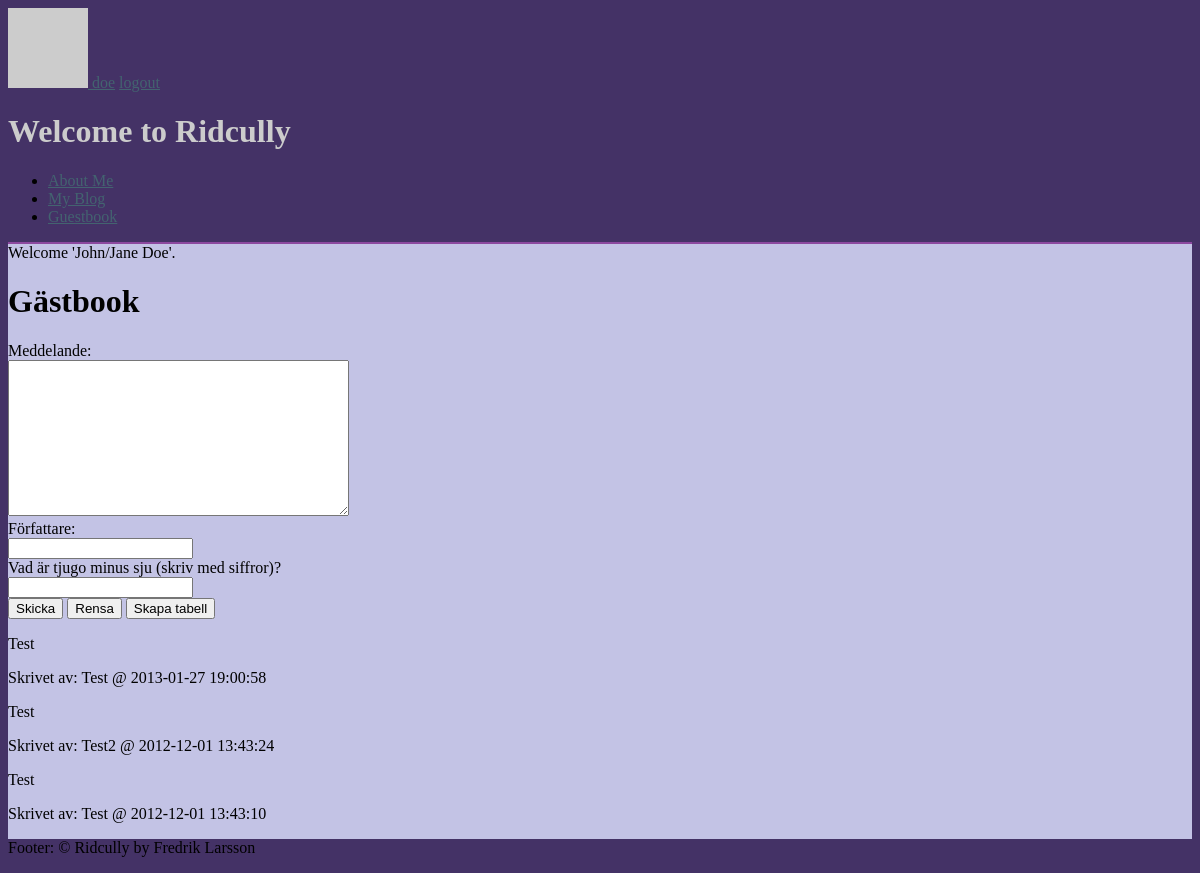
/guestbook (signed in), run on the app's committed database.
### tables this page shows
CREATE TABLE r_gb (post_id INTEGER PRIMARY KEY, post_message TEXT, post_author TEXT, post_time DATETIME default (datetime('now', 'localtime')));

### index.php (called while the page is built, shortened)
<?php
$r = CRidcully::Instance();
$r->FrontControllerRoute();
$r->ThemeEngineRender();

### src/CDatabase/CDatabase.php (called while the page is built, shortened)
<?php
class CDatabase {
  private $db = null;
  public function __construct($dsn, $username = null, $password = null, $driver_options = null) {
    $this->db = new PDO($dsn, $username, $password, $driver_options);
    $this->db->SetAttribute(PDO::ATTR_ERRMODE, PDO::ERRMODE_EXCEPTION);
  }
  public function ExecuteSelectQueryAndFetchAll($query, $params=array()){
    $this->stmt = $this->db->prepare($query);
    $this->stmt->execute($params);
    return $this->stmt->fetchAll(PDO::FETCH_ASSOC);
  }
}

### src/CMGuestBook/CMGuestBook.php (called while the page is built, shortened)
<?php
class CMGuestBook extends CObject implements IHasSQL, IModule {
  public static function SQL($key=null) {
   $queries = array(
      'create table guestbook'  => "CREATE TABLE IF NOT EXISTS r_gb (post_id INTEGER PRIMARY KEY, post_message TEXT, post_author TEXT, post_time DATETIME default (datetime('now', 'localtime')));",
      'insert into guestbook'   => "INSERT INTO r_gb (post_message, post_author) VALUES (?, ?);",
      'select from guestbook' => 'SELECT * FROM r_gb ORDER BY post_id DESC;',
      'drop guestbook'          => 'DROP TABLE r_gb;',
   );
    return $queries[$key];
  }
  public function ReadAll() {
    try {
      return $this->database->ExecuteSelectQueryAndFetchAll(self::SQL('select from guestbook'));
    } catch (Exception $e) {
      return array();
    }
  }
}
?>

### src/CCGuestBook/CCGuestBook.php (called while the page is built, shortened)
<?php
class CCGuestBook extends CObject implements IController {
  private $guestbookModel;
  public function __construct() {
    $this->guestbookModel = new CMGuestBook();
  }
    public function Index() {
    $this->views->SetTitle("Gästbok");
    $this->views->AddInclude(__DIR__ . '/index.tpl.php', array(
        'posts'=>  $this->guestbookModel->ReadAll(),
        'formAction' => $this->request->CreateUri('guestbook/post')
    ), 'primary');
  }
}
?>

### src/CCGuestBook/index.tpl.php (the view)
<h1>Gästbook</h1>
 <form action="<?=$formAction?>" method="post">
   <label for="message">Meddelande:<br>
    <textarea id="message" cols="40" rows="10" name="message"></textarea>
   </label><br>
   <label for="author">Författare:<br>
    <input type="text" id="author" name="author">
   </label><br>
   <label for="password">Vad är tjugo minus sju (skriv med siffror)?<br>
    <input type="text" id="password" name="password">
   </label><br>
   <input type="submit" name="submit" id="submit" value="Skicka">
   <input type="submit" name="clear" id="clear" value="Rensa">
   <input type="submit" name="create" id="create" value="Skapa tabell">
 </form>
<?php foreach ($posts as $post): ?>
<article class="post">
  <p class="message"><?=$post["post_message"]?></p>
  <p class="author">Skrivet av: <?=$post["post_author"]?> @ <?=$post["post_time"]?></p>
</article>
<?php endforeach; ?>

### src/CViewContainer/CViewContainer.php (shortened to what this page needs)
<?php
class CViewContainer {
   private $views = array();
   public function AddInclude($file, $variables=array(), $region='default') {
     $this->views[$region][] = array('type' => 'include', 'file' => $file, 'variables' => $variables);
     return $this;
  }
  public function AddString($string, $variables=array(), $region='default')
  {
    $this->views[$region][] = array('type'=>'string', 'string' => $string, 'variables' => $variables);
    return $this;
  }
  public function Render($region='default') {
    if(!isset($this->views[$region])) return;
    foreach($this->views[$region] as $view) {
      switch($view['type']) {
        case 'include': if(isset($view['variables'])) extract($view['variables']); include($view['file']); break;
        case 'string': if(isset($view['variables'])) extract($view['variables']); echo $view['string']; break;
      }
     }
  }
}

### site/themes/modtheme/style.css (style rules this page uses)
html { background-color: #443266; }
body { background-color: #C3C3E5; }
#header > h1 { color: #ccc; }

### data on the page
r_gb: post_message "Test", post_author "Test", post_time "2013-01-27 19:00:58"
r_gb: post_message "Test", post_author "Test2", post_time "2012-12-01 13:43:24"
r_gb: post_message "Test", post_author "Test", post_time "2012-12-01 13:43:10"

### other printed values
$r->user->GetAcronym() "doe"
$header "Welcome to Ridcully"
$val['label'] "About Me"
$val['label'] "My Blog"
$val['label'] "Guestbook"
$val['message'] "Welcome 'John/Jane Doe'."
$footer "Footer: © Ridcully by Fredrik Larsson"
